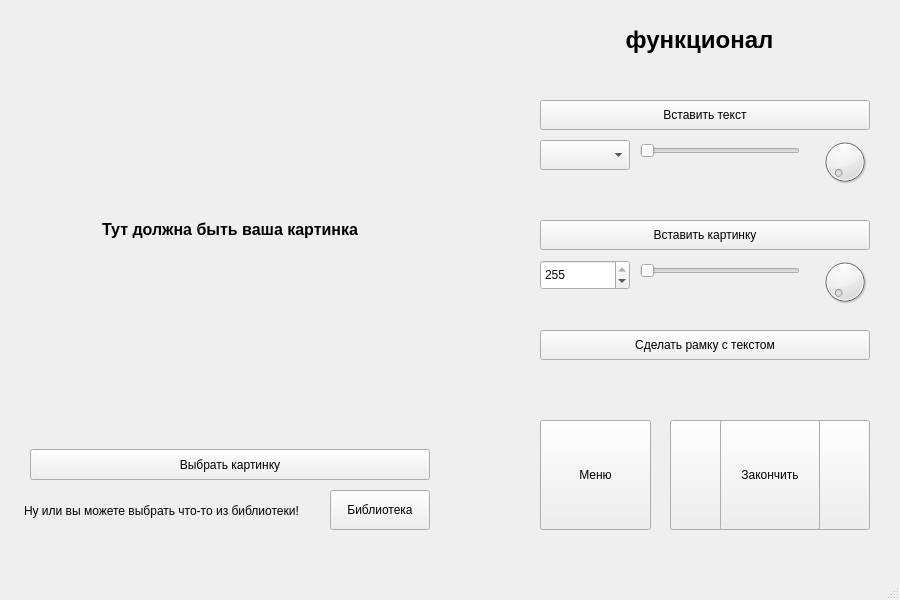
<?xml version="1.0" encoding="UTF-8"?>
<ui version="4.0">
 <class>MainWindow</class>
 <widget class="QMainWindow" name="MainWindow">
  <property name="geometry">
   <rect>
    <x>0</x>
    <y>0</y>
    <width>900</width>
    <height>600</height>
   </rect>
  </property>
  <property name="minimumSize">
   <size>
    <width>900</width>
    <height>600</height>
   </size>
  </property>
  <property name="maximumSize">
   <size>
    <width>900</width>
    <height>600</height>
   </size>
  </property>
  <property name="windowTitle">
   <string>memcreator</string>
  </property>
  <widget class="QWidget" name="centralwidget">
   <widget class="QPushButton" name="pic">
    <property name="geometry">
     <rect>
      <x>30</x>
      <y>449</y>
      <width>400</width>
      <height>31</height>
     </rect>
    </property>
    <property name="text">
     <string>Выбрать картинку</string>
    </property>
   </widget>
   <widget class="QLabel" name="meme">
    <property name="geometry">
     <rect>
      <x>30</x>
      <y>30</y>
      <width>400</width>
      <height>400</height>
     </rect>
    </property>
    <property name="text">
     <string>&lt;html&gt;&lt;head/&gt;&lt;body&gt;&lt;p align=&quot;center&quot;&gt;&lt;span style=&quot; font-size:12pt; font-weight:600;&quot;&gt;Тут должна быть ваша картинка&lt;/span&gt;&lt;/p&gt;&lt;/body&gt;&lt;/html&gt;</string>
    </property>
   </widget>
   <widget class="QPushButton" name="library">
    <property name="geometry">
     <rect>
      <x>330</x>
      <y>490</y>
      <width>100</width>
      <height>40</height>
     </rect>
    </property>
    <property name="text">
     <string>Библиотека</string>
    </property>
   </widget>
   <widget class="QLabel" name="label_2">
    <property name="geometry">
     <rect>
      <x>24</x>
      <y>500</y>
      <width>301</width>
      <height>21</height>
     </rect>
    </property>
    <property name="text">
     <string>Ну или вы можете выбрать что-то из библиотеки!</string>
    </property>
   </widget>
   <widget class="QLabel" name="label_3">
    <property name="geometry">
     <rect>
      <x>560</x>
      <y>10</y>
      <width>279</width>
      <height>61</height>
     </rect>
    </property>
    <property name="text">
     <string>&lt;html&gt;&lt;head/&gt;&lt;body&gt;&lt;p align=&quot;center&quot;&gt;&lt;span style=&quot; font-size:18pt; font-weight:600;&quot;&gt;функционал&lt;/span&gt;&lt;/p&gt;&lt;/body&gt;&lt;/html&gt;</string>
    </property>
   </widget>
   <widget class="QPushButton" name="save">
    <property name="geometry">
     <rect>
      <x>670</x>
      <y>420</y>
      <width>200</width>
      <height>110</height>
     </rect>
    </property>
    <property name="text">
     <string>Сохранить мем</string>
    </property>
   </widget>
   <widget class="QPushButton" name="save_action">
    <property name="geometry">
     <rect>
      <x>720</x>
      <y>420</y>
      <width>100</width>
      <height>110</height>
     </rect>
    </property>
    <property name="text">
     <string>Закончить</string>
    </property>
   </widget>
   <widget class="QSlider" name="size_pic">
    <property name="geometry">
     <rect>
      <x>640</x>
      <y>260</y>
      <width>160</width>
      <height>22</height>
     </rect>
    </property>
    <property name="orientation">
     <enum>Qt::Horizontal</enum>
    </property>
   </widget>
   <widget class="QSlider" name="size_text">
    <property name="geometry">
     <rect>
      <x>640</x>
      <y>140</y>
      <width>160</width>
      <height>22</height>
     </rect>
    </property>
    <property name="orientation">
     <enum>Qt::Horizontal</enum>
    </property>
   </widget>
   <widget class="QSpinBox" name="visibility">
    <property name="geometry">
     <rect>
      <x>540</x>
      <y>260</y>
      <width>90</width>
      <height>30</height>
     </rect>
    </property>
    <property name="suffix">
     <string/>
    </property>
    <property name="minimum">
     <number>0</number>
    </property>
    <property name="maximum">
     <number>255</number>
    </property>
    <property name="singleStep">
     <number>15</number>
    </property>
    <property name="value">
     <number>255</number>
    </property>
   </widget>
   <widget class="QPushButton" name="menu">
    <property name="geometry">
     <rect>
      <x>540</x>
      <y>420</y>
      <width>111</width>
      <height>110</height>
     </rect>
    </property>
    <property name="text">
     <string>Меню</string>
    </property>
   </widget>
   <widget class="QPushButton" name="paste_pic">
    <property name="geometry">
     <rect>
      <x>540</x>
      <y>220</y>
      <width>330</width>
      <height>30</height>
     </rect>
    </property>
    <property name="text">
     <string>Вставить картинку</string>
    </property>
   </widget>
   <widget class="QPushButton" name="demotivator">
    <property name="geometry">
     <rect>
      <x>540</x>
      <y>330</y>
      <width>330</width>
      <height>30</height>
     </rect>
    </property>
    <property name="text">
     <string>Сделать рамку с текстом</string>
    </property>
   </widget>
   <widget class="QPushButton" name="paste_text">
    <property name="geometry">
     <rect>
      <x>540</x>
      <y>100</y>
      <width>330</width>
      <height>30</height>
     </rect>
    </property>
    <property name="text">
     <string>Вставить текст</string>
    </property>
   </widget>
   <widget class="QComboBox" name="font">
    <property name="geometry">
     <rect>
      <x>540</x>
      <y>140</y>
      <width>90</width>
      <height>30</height>
     </rect>
    </property>
   </widget>
   <widget class="QDial" name="degree_pic">
    <property name="geometry">
     <rect>
      <x>820</x>
      <y>250</y>
      <width>50</width>
      <height>64</height>
     </rect>
    </property>
    <property name="minimum">
     <number>0</number>
    </property>
    <property name="maximum">
     <number>360</number>
    </property>
    <property name="singleStep">
     <number>1</number>
    </property>
    <property name="orientation">
     <enum>Qt::Horizontal</enum>
    </property>
   </widget>
   <widget class="QDial" name="degree_text">
    <property name="geometry">
     <rect>
      <x>820</x>
      <y>130</y>
      <width>50</width>
      <height>64</height>
     </rect>
    </property>
    <property name="maximum">
     <number>360</number>
    </property>
   </widget>
  </widget>
  <widget class="QMenuBar" name="menubar">
   <property name="geometry">
    <rect>
     <x>0</x>
     <y>0</y>
     <width>900</width>
     <height>26</height>
    </rect>
   </property>
  </widget>
  <widget class="QStatusBar" name="statusbar"/>
 </widget>
 <resources/>
 <connections/>
</ui>
